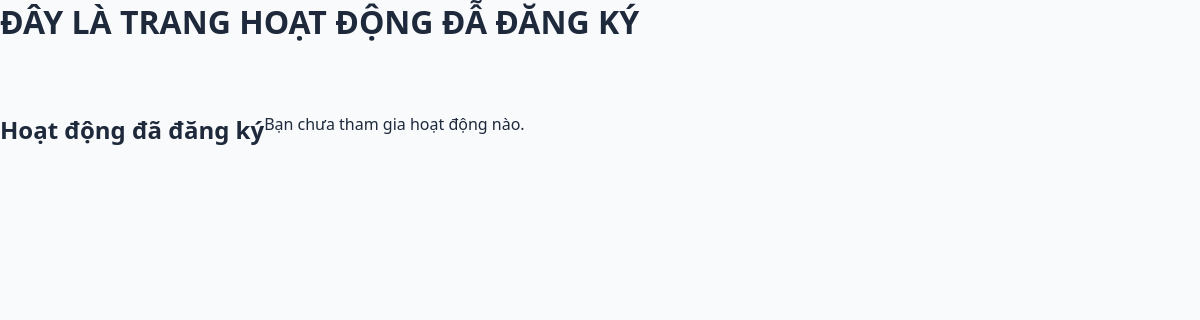
The page /user/pages/registered-act.PHP on the database as committed earlier.
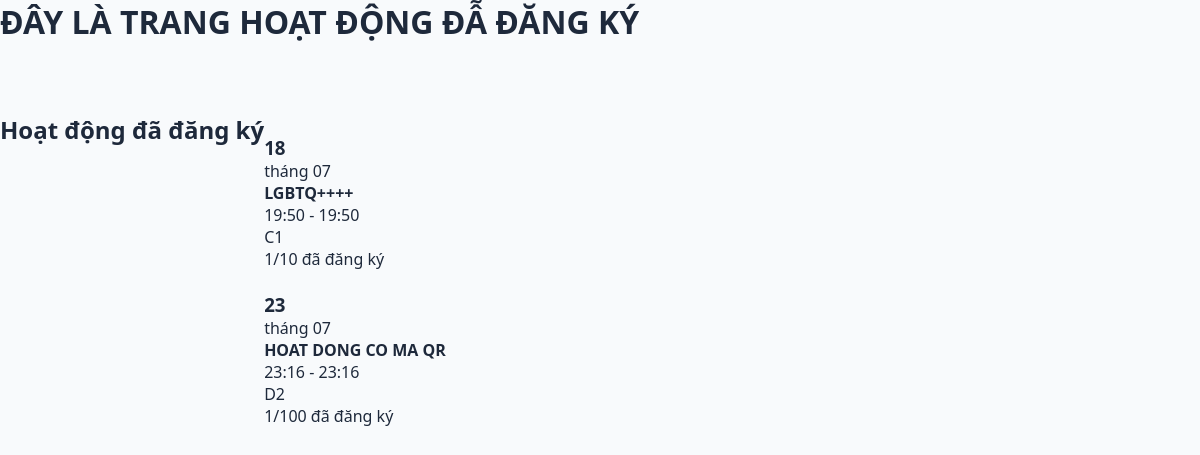
The same page on the database as committed later.
### tables this page shows
CREATE TABLE `hoatdong` (
  `Id` int(11) NOT NULL,
  `MaHoatDong` varchar(11) NOT NULL,
  `MaToChuc` varchar(11) NOT NULL,
  `MaMucCongDiem` varchar(11) NOT NULL,
  `TenHoatDong` varchar(250) NOT NULL,
  `NgayTao` datetime NOT NULL DEFAULT current_timestamp(),
  `DiaDiem` varchar(250) NOT NULL,
  `DoiTuongThamGia` varchar(256) NOT NULL,
  `SoLuongToiDa` int(11) NOT NULL DEFAULT 10000000,
  `ThoiGianBatDau` datetime NOT NULL,
  `ThoiGianKetThuc` datetime NOT NULL,
  `DiemRenLuyen` int(11) NOT NULL,
  `NoiDungHD` text NOT NULL,
  `AnhAvt` varchar(256) NOT NULL,
  `AnhBia` varchar(256) NOT NULL,
  `MaForm` varchar(256) NOT NULL,
  `LinkForm` text NOT NULL,
  `LinkQr` text NOT NULL
);

### user/pages/registered-act.PHP (the view, shortened to what this page needs)
 <?php
require_once "../../config/db.php";
$sql1 = "SELECT
            hd.*,
            COUNT(dk.MSSV) AS total
        FROM HoatDong hd
        LEFT JOIN DangKy dk
            ON hd.MaHoatDong = dk.MaHoatDong
        WHERE dk.DaDiemDanh = 0 ";
$sql1 .= "GROUP BY hd.MaHoatDong";
$stmt1 = $conn->prepare($sql1);
empty($keyword) ? $stmt1->execute() : $stmt1->execute([$search]);
?>
<!DOCTYPE html>
<html lang="en">
<head>
    <link rel="stylesheet" href="../assets/css/user-pages.css">
</head>
<body>
    <h1>ĐÂY LÀ TRANG HOẠT ĐỘNG ĐẪ ĐĂNG KÝ</h1>
    <div class="container">
        <div class="title-container">
            <h2>Hoạt động đã đăng ký</h2>
        </div>
        <div class="card-container">
            <?php if ($stmt1->rowCount() > 0): ?>
                <?php $count = 0;
                while($row = $stmt1->fetch(PDO::FETCH_ASSOC)){
                    $count++;?>
                <div class="card-item" data-id="<?= $row['MaHoatDong'] ?>">
                    <div class="img-card-item">
                    </div>
                    <div class="title-card-item">
                        <div class="date-card-item">
                            <?php $dateStart = new DateTime($row['ThoiGianBatDau']);
                            $dateEnd = new DateTime($row['ThoiGianKetThuc']); ?>
                            <h3><?= $dateStart->format('d'); ?></h3>
                            <span>tháng <?= $dateStart->format('m'); ?></span>
                        </div>
                        <h4><?= $row['TenHoatDong'] ?></h4>
                        <div class="info-card-item">
                            <div class="info-card-item-inside">
                                <span><?= $dateStart->format('H:i'); ?> - <?= $dateEnd->format('H:i'); ?></span>
                            </div>
                            <div class="info-card-item-inside">
                                <span><?= $row['DiaDiem'] ?></span>
                            </div>
                            <div class="info-card-item-inside">
                                <span><?= $row['total'] ?>/<?= $row['SoLuongToiDa']?> đã đăng ký</span>
                            </div>
                        </div>
                    </div>
                </div>
            <?php } ?>
            <?php else: ?>
                <div class="empty-state">
                    <p><?= !empty($keyword) ? 'Không tìm thấy hoạt động phù hợp.' : 'Bạn chưa tham gia hoạt động nào.' ?></p>
                </div>
            <?php endif; ?>
        </div>
    </div>
</body>
</html>

Rows that differ between the two databases and show on the page:
added hoatdong: ThoiGianBatDau "18", ThoiGianBatDau "07", TenHoatDong "LGBTQ++++", ThoiGianBatDau "19:50", ThoiGianKetThuc "19:50", DiaDiem "C1", total "1", SoLuongToiDa "10"
added hoatdong: ThoiGianBatDau "23", ThoiGianBatDau "07", TenHoatDong "HOAT DONG CO MA QR", ThoiGianBatDau "23:16", ThoiGianKetThuc "23:16", DiaDiem "D2", total "1", SoLuongToiDa "100"
Other text that changed with them:
text no longer shown: "Bạn chưa tham gia hoạt động nào."
